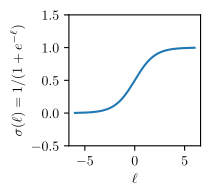

Reproduce this figure in Python.
import numpy as np
import matplotlib.pyplot as plt
plt.rcParams['text.usetex'] = True

import argparse
parser = argparse.ArgumentParser()
parser.add_argument('filename', type=str)
args = parser.parse_args()

xs = np.linspace(-6, 6, 200)
fig, axs = plt.subplots(figsize=(1.7,1.7))
axs.plot(xs, 1/(1+np.exp(-xs)))
axs.set_xlabel("$\ell$")
axs.set_ylabel("$\sigma(\ell) = 1/(1+e^{-\ell})$")
axs.set_ylim(-0.5, 1.5)

fig.savefig(args.filename, bbox_inches='tight')
